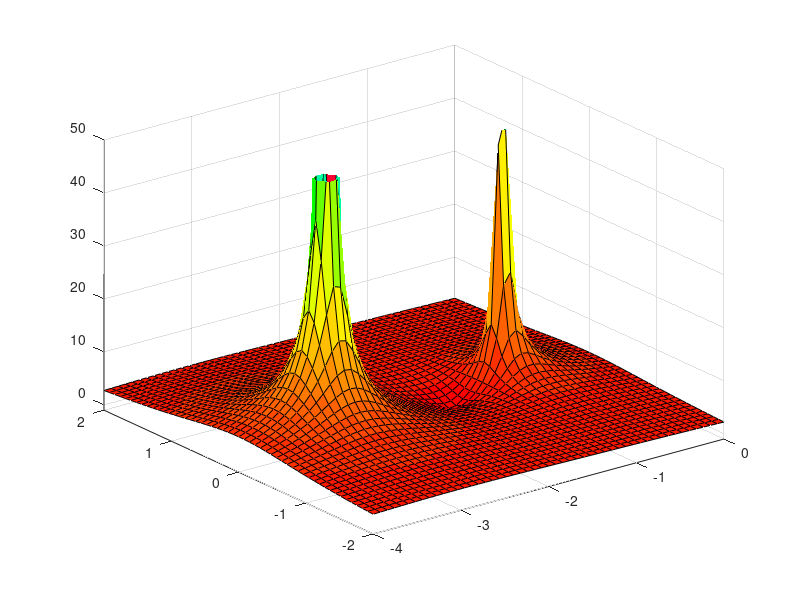

MATLAB code to generate this figure:
x1=-4:0.08:0
y1=-2:0.08:2
[x,y]=meshgrid(x1,y1)
s=x+i*y
FS=abs(2./(s+1)+5./(s+3))
mesh(x,y,FS)
surf(x,y,FS)
zlim([-1 50])
colormap(hsv)